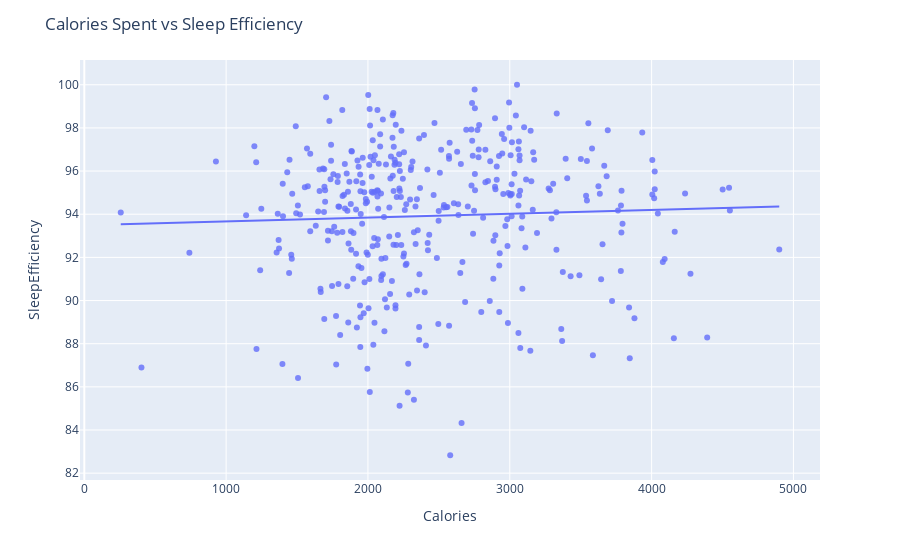

The cell this chart's notebook holds for it:
### Code cell
#manually removing outliers
exclude_ids = [3977333714,1844505072]
result1_excluded = result1[~result1['Id'].isin(exclude_ids)]
fig1_excluded = px.scatter(
    result1_excluded, x='Calories', y='SleepEfficiency',
    hover_data=['Id','Calories','SleepEfficiency','MinutesAsleep','TimeInBed'],
    trendline='ols', opacity=0.8
)
fig1_excluded.update_layout(title='Calories Spent vs Sleep Efficiency')
fig1_excluded.show()

### Figure 1 — Plotly figure (JSON) as saved in the notebook; plotly's stock layout.template omitted (floating-point values rounded to 4 significant figures; data arrays with more than 128 entries replaced by an {"elided": "..."} marker saying what was removed)
{"data": [{"customdata": {"elided": "379x3 int values"}, "hovertemplate": "Calories=%{x}<br>SleepEfficiency=%{y}<br>Id=%{customdata[0]}<br>MinutesAsleep=%{customdata[1]}<br>TimeInBed=%{customdata[2]}<extra></extra>", "legendgroup": "", "marker": {"color": "#636efa", "opacity": 0.8, "symbol": "circle"}, "mode": "markers", "name": "", "orientation": "v", "showlegend": false, "type": "scatter", "x": {"elided": "379 int values"}, "xaxis": "x", "y": {"elided": "379 float values"}, "yaxis": "y"}, {"hovertemplate": "<b>OLS trendline</b><br>SleepEfficiency = 0.000178396 * Calories + 93.4862<br>R<sup>2</sup>=0.001846<br><br>Calories=%{x}<br>SleepEfficiency=%{y} <b>(trend)</b><extra></extra>", "legendgroup": "", "marker": {"color": "#636efa", "symbol": "circle"}, "mode": "lines", "name": "", "showlegend": false, "type": "scatter", "x": {"elided": "379 int values"}, "xaxis": "x", "y": {"elided": "379 float values"}, "yaxis": "y"}], "layout": {"legend": {"tracegroupgap": 0}, "margin": {"t": 60}, "title": {"text": "Calories Spent vs Sleep Efficiency"}, "xaxis": {"anchor": "y", "domain": [0, 1], "title": {"text": "Calories"}}, "yaxis": {"anchor": "x", "domain": [0, 1], "title": {"text": "SleepEfficiency"}}}}
